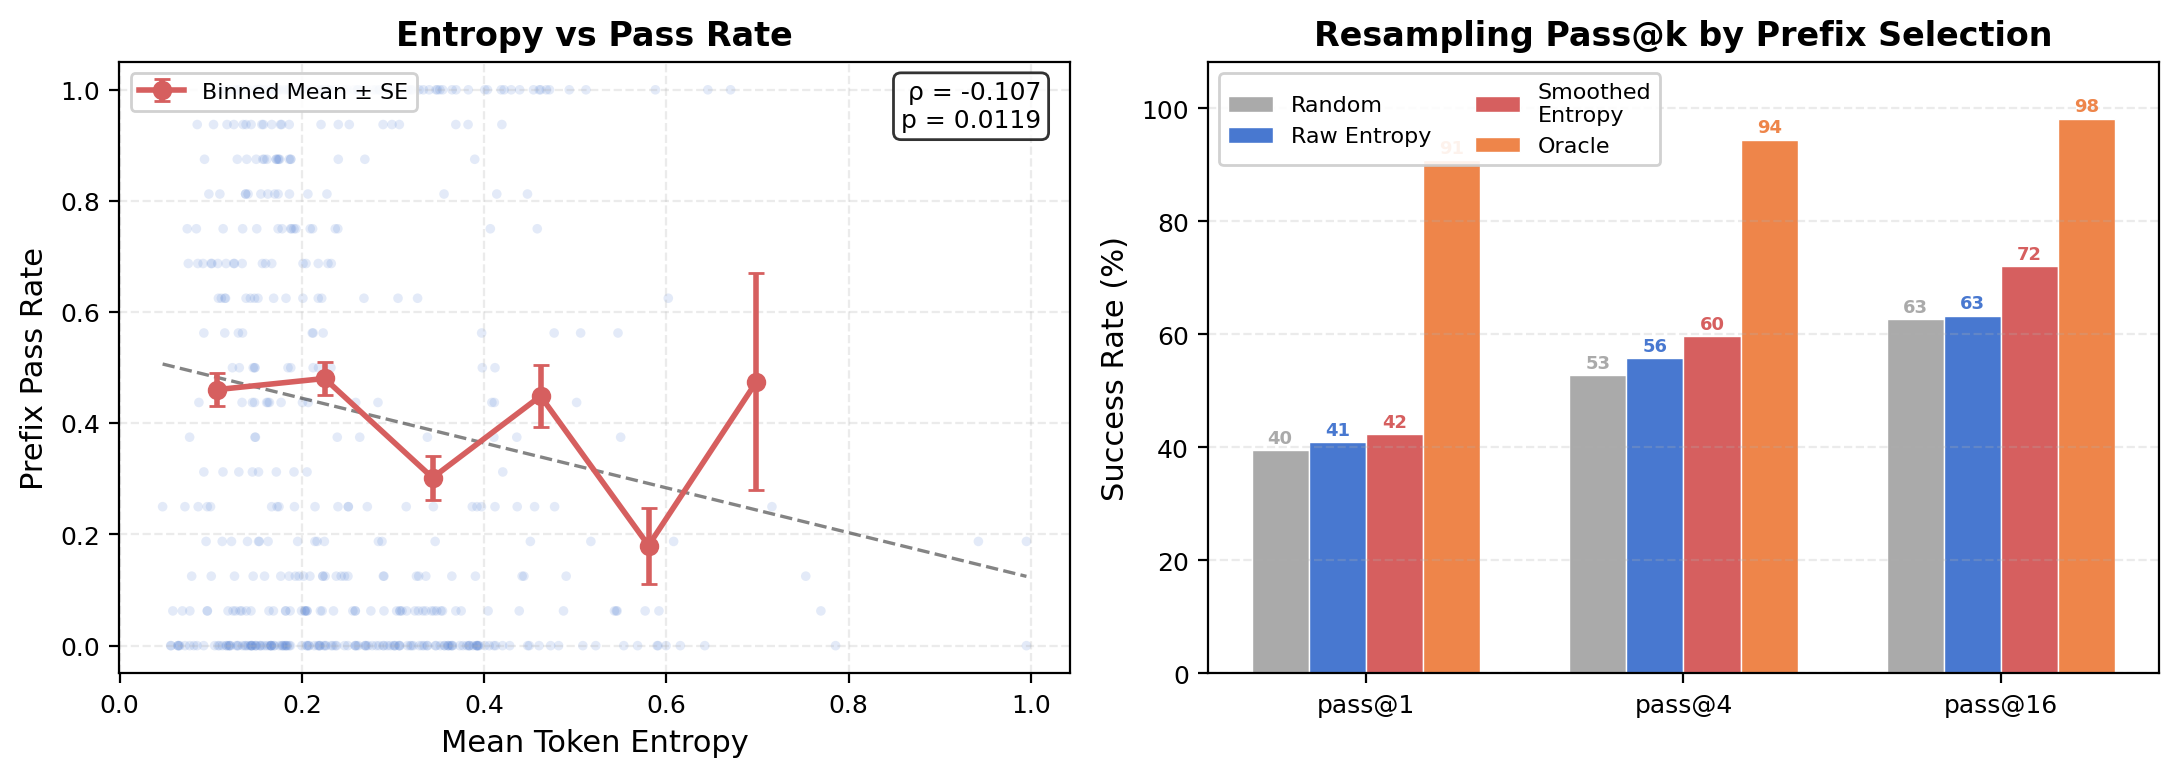

Recreate this plot in Python.
#!/usr/bin/env python3
"""
Entropy Signal Analysis for ExTra — strengthens the case for entropy-guided resampling.

Experiments:
  A. Smoothed vs raw entropy correlation with pass rate
  B. Top-k selection accuracy (practical task-relevant metric)
  C. End-to-end resampling pass@k lift (via simulation on collected data)
  D. Hybrid signal exploration (entropy + layer consistency)

Usage:
    python analysis/entropy_signal_analysis.py
"""

import pickle
import warnings
from collections import defaultdict
from pathlib import Path

import matplotlib
matplotlib.use("Agg")
import matplotlib.pyplot as plt
import numpy as np
from scipy import stats

warnings.filterwarnings("ignore", category=RuntimeWarning)

# ── Config ───────────────────────────────────────────────────────────────────
DATA_PATH = Path(__file__).parent / "prefix_metrics_data.pkl"
OUT_DIR = Path(__file__).parent
SMOOTHING_TAU = 0.1


def load_data():
    with open(DATA_PATH, "rb") as f:
        data = pickle.load(f)
    print(f"Loaded {len(data)} prefix entries across "
          f"{len(set(d['problem_id'] for d in data))} problems")
    return data


def group_by_problem(data):
    """Group prefix entries by problem_id."""
    groups = defaultdict(list)
    for d in data:
        groups[d["problem_id"]].append(d)
    return dict(groups)


# ═════════════════════════════════════════════════════════════════════════════
#  Smoothing (same as select_best_prefix in ray_trainer.py)
# ═════════════════════════════════════════════════════════════════════════════

def compute_smoothed_entropy(entries, tau=SMOOTHING_TAU):
    """Compute embedding-smoothed entropy for a list of prefix entries.

    Mimics CuriosityMemory.select_best_prefix: uses cosine similarity of
    semantic embeddings to weight-average raw entropy scores.
    """
    # Use semantic_sim_gt embedding if available, else fall back to raw entropy
    # Since we don't have raw embeddings stored, we approximate smoothing
    # using the semantic similarity between prefixes within the same problem.
    # We use the prefix_entropy_mean as the raw score.
    raw = np.array([e["metrics"]["prefix_entropy_mean"] for e in entries])
    n = len(entries)

    if n <= 1:
        return raw

    # Build similarity matrix from prefix text overlap (token Jaccard)
    # This approximates the embedding-based smoothing in the trainer
    from sentence_transformers import SentenceTransformer
    model = _get_emb_model()
    texts = [e["prefix_text"] for e in entries]
    embs = model.encode(texts, convert_to_tensor=False, show_progress_bar=False)
    embs = embs / (np.linalg.norm(embs, axis=1, keepdims=True) + 1e-8)
    sim = embs @ embs.T

    weights = _softmax_2d(sim / max(tau, 1e-6))
    smoothed = weights @ raw
    return smoothed


_EMB_MODEL = None
def _get_emb_model():
    global _EMB_MODEL
    if _EMB_MODEL is None:
        from sentence_transformers import SentenceTransformer
        _EMB_MODEL = SentenceTransformer("sentence-transformers/all-MiniLM-L6-v2", device="cpu")
    return _EMB_MODEL


def _softmax_2d(x):
    """Row-wise softmax for a 2D numpy array."""
    e = np.exp(x - x.max(axis=1, keepdims=True))
    return e / e.sum(axis=1, keepdims=True)


# ═════════════════════════════════════════════════════════════════════════════
#  Correlation Analysis
# ═════════════════════════════════════════════════════════════════════════════

def fisher_z(rho):
    """Fisher z-transform for averaging correlations."""
    rho = np.clip(rho, -0.9999, 0.9999)
    return np.arctanh(rho)


def inv_fisher_z(z):
    return np.tanh(z)


def within_problem_correlation(groups, metric_fn):
    """Compute within-problem Spearman ρ (Fisher z-averaged)."""
    z_vals = []
    for pid, entries in groups.items():
        if len(entries) < 4:
            continue
        scores = np.array([metric_fn(e) for e in entries])
        pass_rates = np.array([e["pass_rate"] for e in entries])
        if np.std(scores) < 1e-10 or np.std(pass_rates) < 1e-10:
            continue
        rho, _ = stats.spearmanr(scores, pass_rates)
        if not np.isnan(rho):
            z_vals.append(fisher_z(rho))
    if not z_vals:
        return 0.0, 0
    return inv_fisher_z(np.mean(z_vals)), len(z_vals)


def pooled_correlation(data, metric_fn):
    """Compute pooled (global) Spearman ρ."""
    scores = np.array([metric_fn(e) for e in data])
    pass_rates = np.array([e["pass_rate"] for e in data])
    rho, p = stats.spearmanr(scores, pass_rates)
    return rho, p


# ═════════════════════════════════════════════════════════════════════════════
#  Experiment A: Smoothed vs Raw Correlation
# ═════════════════════════════════════════════════════════════════════════════

def experiment_a_smoothed_correlation(data, groups):
    print("\n" + "=" * 70)
    print("  EXPERIMENT A: Raw vs Smoothed Entropy Correlation")
    print("=" * 70)

    # Compute smoothed entropy for each entry
    smoothed_map = {}  # (problem_id, prefix_idx) -> smoothed_entropy
    for pid, entries in groups.items():
        smoothed = compute_smoothed_entropy(entries)
        for i, e in enumerate(entries):
            smoothed_map[id(e)] = smoothed[i]

    # Metric functions
    def raw_entropy(e):
        return e["metrics"]["prefix_entropy_mean"]

    def smoothed_entropy(e):
        return smoothed_map[id(e)]

    def layer_consistency(e):
        return e["metrics"]["layer_consistency"]

    def hybrid_entropy_layer(e):
        return e["metrics"]["prefix_entropy_mean"] + 0.3 * e["metrics"]["layer_consistency"]

    metrics = [
        ("Prefix Entropy (Raw)", raw_entropy),
        ("Prefix Entropy (Smoothed)", smoothed_entropy),
        ("Layer Consistency", layer_consistency),
        ("Hybrid (Entropy + 0.3*Layer)", hybrid_entropy_layer),
    ]

    print(f"\n{'Metric':<35} {'Within-ρ':>10} {'Pooled-ρ':>10} {'n_problems':>12}")
    print("-" * 70)
    results = {}
    for name, fn in metrics:
        wp_rho, n_prob = within_problem_correlation(groups, fn)
        p_rho, p_val = pooled_correlation(data, fn)
        print(f"{name:<35} {wp_rho:>+10.4f} {p_rho:>+10.4f} {n_prob:>12}")
        results[name] = {"within_rho": wp_rho, "pooled_rho": p_rho}

    return results, smoothed_map


# ═════════════════════════════════════════════════════════════════════════════
#  Experiment B: Top-k Selection Accuracy
# ═════════════════════════════════════════════════════════════════════════════

def experiment_b_selection_accuracy(groups, smoothed_map):
    print("\n" + "=" * 70)
    print("  EXPERIMENT B: Top-k Selection Accuracy")
    print("=" * 70)
    print("  (When selecting the prefix with lowest score, what fraction")
    print("   of the time is it in the top-Q% by pass rate?)\n")

    strategies = {
        "Random": lambda e: np.random.random(),
        "Raw Entropy (min)": lambda e: e["metrics"]["prefix_entropy_mean"],
        "Smoothed Entropy (min)": lambda e: smoothed_map[id(e)],
        "Layer Consistency (min)": lambda e: e["metrics"]["layer_consistency"],
        "Hybrid (min)": lambda e: e["metrics"]["prefix_entropy_mean"] + 0.3 * e["metrics"]["layer_consistency"],
    }

    quartiles = [25, 50]  # top-25%, top-50%
    n_random_trials = 1000

    print(f"{'Strategy':<30}", end="")
    for q in quartiles:
        print(f"  {'Top-' + str(q) + '%':>8}", end="")
    print(f"  {'Avg PR of selected':>18}")
    print("-" * 80)

    all_results = {}
    for name, score_fn in strategies.items():
        hits = {q: [] for q in quartiles}
        selected_pass_rates = []

        trials = n_random_trials if name == "Random" else 1
        for _ in range(trials):
            for pid, entries in groups.items():
                if len(entries) < 4:
                    continue
                pass_rates = np.array([e["pass_rate"] for e in entries])
                scores = np.array([score_fn(e) for e in entries])
                best_idx = np.argmin(scores)
                selected_pr = pass_rates[best_idx]
                selected_pass_rates.append(selected_pr)

                for q in quartiles:
                    threshold = np.percentile(pass_rates, 100 - q)
                    hits[q].append(1.0 if selected_pr >= threshold else 0.0)

        row = {}
        print(f"{name:<30}", end="")
        for q in quartiles:
            acc = np.mean(hits[q])
            print(f"  {acc:>7.1%}", end="")
            row[f"top_{q}"] = acc
        avg_pr = np.mean(selected_pass_rates)
        print(f"  {avg_pr:>18.4f}")
        row["avg_pass_rate"] = avg_pr
        all_results[name] = row

    # Expected random baseline
    print(f"\n  (Random baseline: Top-25% = 25.0%, Top-50% = 50.0%)")

    return all_results


# ═════════════════════════════════════════════════════════════════════════════
#  Experiment C: Simulated Resampling Pass@k Lift
# ═════════════════════════════════════════════════════════════════════════════

def experiment_c_resampling_lift(groups, smoothed_map):
    print("\n" + "=" * 70)
    print("  EXPERIMENT C: Resampling Lift (simulated from prefix pass rates)")
    print("=" * 70)
    print("  For each problem, we compare:")
    print("    Random:     pick a random prefix, its pass@k = prefix pass_rate")
    print("    Entropy:    pick the lowest-entropy prefix")
    print("    Smoothed:   pick the lowest smoothed-entropy prefix")
    print("    Oracle:     pick the highest pass_rate prefix (upper bound)\n")

    strategies = {
        "Random prefix": lambda entries: entries[np.random.randint(len(entries))],
        "Raw Entropy (min)": lambda entries: min(entries, key=lambda e: e["metrics"]["prefix_entropy_mean"]),
        "Smoothed Entropy (min)": lambda entries: min(entries, key=lambda e: smoothed_map[id(e)]),
        "Hybrid (min)": lambda entries: min(entries, key=lambda e: e["metrics"]["prefix_entropy_mean"] + 0.3 * e["metrics"]["layer_consistency"]),
        "Oracle (best pass_rate)": lambda entries: max(entries, key=lambda e: e["pass_rate"]),
    }

    K_values = [1, 4, 8, 16]
    n_random_trials = 1000

    print(f"{'Strategy':<30}", end="")
    for k in K_values:
        print(f"  {'pass@' + str(k):>8}", end="")
    print()
    print("-" * 70)

    all_results = {}
    for name, select_fn in strategies.items():
        trials = n_random_trials if "Random" in name else 1
        pass_at_k = {k: [] for k in K_values}

        for _ in range(trials):
            for pid, entries in groups.items():
                if len(entries) < 4:
                    continue
                selected = select_fn(entries)
                p = selected["pass_rate"]
                for k in K_values:
                    # pass@k = 1 - (1-p)^k
                    pass_at_k[k].append(1.0 - (1.0 - p) ** k)

        row = {}
        print(f"{name:<30}", end="")
        for k in K_values:
            val = np.mean(pass_at_k[k])
            print(f"  {val:>8.4f}", end="")
            row[f"pass@{k}"] = val
        print()
        all_results[name] = row

    return all_results


# ═════════════════════════════════════════════════════════════════════════════
#  Experiment D: Hybrid Signal Grid Search
# ═════════════════════════════════════════════════════════════════════════════

def experiment_d_hybrid_search(data, groups):
    print("\n" + "=" * 70)
    print("  EXPERIMENT D: Hybrid Signal Grid Search")
    print("=" * 70)
    print("  Testing: score = α * entropy_mean + β * metric_2\n")

    second_metrics = [
        ("layer_consistency", "Layer Consistency"),
        ("prefix_entropy_max", "Entropy Max"),
        ("prefix_entropy_std", "Entropy Std"),
    ]

    best_overall = None
    for metric_key, metric_name in second_metrics:
        print(f"  Entropy + {metric_name}:")
        best_for_metric = None
        for beta in [0.0, 0.1, 0.2, 0.3, 0.5, 1.0]:
            def hybrid_fn(e, _beta=beta, _key=metric_key):
                return e["metrics"]["prefix_entropy_mean"] + _beta * e["metrics"][_key]

            wp_rho, n = within_problem_correlation(groups, hybrid_fn)
            marker = ""
            if best_for_metric is None or abs(wp_rho) > abs(best_for_metric[1]):
                best_for_metric = (beta, wp_rho, metric_name)
                marker = " <--"
            if best_overall is None or abs(wp_rho) > abs(best_overall[1]):
                best_overall = (beta, wp_rho, metric_name)
            print(f"    β={beta:.1f}  within-ρ={wp_rho:+.4f}{marker}")
        print()

    if best_overall:
        print(f"  Best hybrid: Entropy + {best_overall[0]:.1f}*{best_overall[2]}"
              f"  (ρ={best_overall[1]:+.4f})")

    return best_overall


# ═════════════════════════════════════════════════════════════════════════════
#  Plotting
# ═════════════════════════════════════════════════════════════════════════════

def plot_results(data, groups, smoothed_map, selection_results, resampling_results):
    fig, (ax1, ax2) = plt.subplots(1, 2, figsize=(11, 4), dpi=150)

    # ── Panel 1: Scatter — Smoothed Entropy vs Pass Rate (clean) ─────────
    raw_ent = np.array([d["metrics"]["prefix_entropy_mean"] for d in data])
    smoothed_ent = np.array([smoothed_map[id(d)] for d in data])
    pass_rates = np.array([d["pass_rate"] for d in data])

    # Bin the data for a cleaner visualization
    n_bins = 8
    bin_edges = np.linspace(raw_ent.min(), raw_ent.max(), n_bins + 1)
    bin_centers, bin_means, bin_stds = [], [], []
    for i in range(n_bins):
        mask = (raw_ent >= bin_edges[i]) & (raw_ent < bin_edges[i + 1])
        if mask.sum() > 2:
            bin_centers.append((bin_edges[i] + bin_edges[i + 1]) / 2)
            bin_means.append(pass_rates[mask].mean())
            bin_stds.append(pass_rates[mask].std() / np.sqrt(mask.sum()))

    ax1.scatter(raw_ent, pass_rates, c="#4878D0", alpha=0.15, s=12, zorder=1,
                edgecolors="none")
    ax1.errorbar(bin_centers, bin_means, yerr=bin_stds, fmt="o-",
                 color="#D65F5F", markersize=6, linewidth=2, capsize=3,
                 label="Binned Mean ± SE", zorder=3)

    # Trend line
    z = np.polyfit(raw_ent, pass_rates, 1)
    x_range = np.linspace(raw_ent.min(), raw_ent.max(), 100)
    ax1.plot(x_range, np.polyval(z, x_range), "#333333", linewidth=1.2,
             linestyle="--", alpha=0.6, zorder=2)

    rho, p = stats.spearmanr(raw_ent, pass_rates)
    ax1.set_xlabel("Mean Token Entropy", fontsize=11)
    ax1.set_ylabel("Prefix Pass Rate", fontsize=11)
    ax1.set_title("Entropy vs Pass Rate", fontsize=12, fontweight="bold")
    ax1.text(0.97, 0.97, f"ρ = {rho:.3f}\np = {p:.4f}",
             transform=ax1.transAxes, fontsize=9, va="top", ha="right",
             bbox=dict(boxstyle="round,pad=0.3", facecolor="white", alpha=0.8))
    ax1.legend(fontsize=8, loc="upper left", framealpha=0.9)
    ax1.grid(True, alpha=0.25, linestyle="--")
    ax1.tick_params(labelsize=9)

    # ── Panel 2: Grouped bar — Resampling Pass@k Lift ─────────────────────
    rs = resampling_results
    strats = ["Random prefix", "Raw Entropy (min)", "Smoothed Entropy (min)", "Oracle (best pass_rate)"]
    strat_labels = ["Random", "Raw Entropy", "Smoothed\nEntropy", "Oracle"]
    colors = ["#AAAAAA", "#4878D0", "#D65F5F", "#EE854A"]

    k_vals = [1, 4, 16]
    x = np.arange(len(k_vals))
    n_strats = len(strats)
    w = 0.18
    offset = np.arange(n_strats) * w - (n_strats - 1) * w / 2

    for i, (strat, label, c) in enumerate(zip(strats, strat_labels, colors)):
        vals = [rs[strat][f"pass@{k}"] * 100 for k in k_vals]
        bars = ax2.bar(x + offset[i], vals, w, label=label, color=c,
                       edgecolor="white", linewidth=0.5)
        # Add value labels on top of bars
        for bar, v in zip(bars, vals):
            ax2.text(bar.get_x() + bar.get_width() / 2, bar.get_height() + 0.5,
                     f"{v:.0f}", ha="center", va="bottom", fontsize=6.5,
                     fontweight="bold", color=c)

    ax2.set_xticks(x)
    ax2.set_xticklabels([f"pass@{k}" for k in k_vals], fontsize=11)
    ax2.set_ylabel("Success Rate (%)", fontsize=11)
    ax2.set_title("Resampling Pass@k by Prefix Selection", fontsize=12, fontweight="bold")
    ax2.legend(fontsize=8, loc="upper left", framealpha=0.9, ncol=2)
    ax2.grid(True, alpha=0.25, linestyle="--", axis="y")
    ax2.tick_params(labelsize=9)
    ax2.set_ylim(0, max(rs["Oracle (best pass_rate)"][f"pass@16"] * 100 + 10, 100))

    plt.tight_layout()
    out_pdf = OUT_DIR / "entropy_signal_analysis.pdf"
    out_png = OUT_DIR / "entropy_signal_analysis.png"
    fig.savefig(out_pdf, bbox_inches="tight")
    fig.savefig(out_png, bbox_inches="tight", dpi=200)
    print(f"\nPlots saved to {out_pdf} and {out_png}")


# ═════════════════════════════════════════════════════════════════════════════
#  Main
# ═════════════════════════════════════════════════════════════════════════════

def main():
    np.random.seed(42)

    data = load_data()
    groups = group_by_problem(data)

    # A: Correlation analysis (raw vs smoothed)
    corr_results, smoothed_map = experiment_a_smoothed_correlation(data, groups)

    # B: Selection accuracy
    selection_results = experiment_b_selection_accuracy(groups, smoothed_map)

    # C: Resampling pass@k lift
    resampling_results = experiment_c_resampling_lift(groups, smoothed_map)

    # D: Hybrid signal search
    experiment_d_hybrid_search(data, groups)

    # Plot
    plot_results(data, groups, smoothed_map, selection_results, resampling_results)

    # Summary for paper
    print("\n" + "=" * 70)
    print("  SUMMARY FOR PAPER")
    print("=" * 70)
    raw_wp = corr_results["Prefix Entropy (Raw)"]["within_rho"]
    sm_wp = corr_results["Prefix Entropy (Smoothed)"]["within_rho"]
    print(f"  Raw entropy within-problem ρ:       {raw_wp:+.4f}")
    print(f"  Smoothed entropy within-problem ρ:  {sm_wp:+.4f}")
    improvement = (abs(sm_wp) - abs(raw_wp)) / abs(raw_wp) * 100
    print(f"  Smoothing improvement:              {improvement:+.1f}%")
    print()
    sel = selection_results
    print(f"  Top-25% selection accuracy:")
    print(f"    Random:   {sel['Random']['top_25']:.1%}")
    print(f"    Smoothed: {sel['Smoothed Entropy (min)']['top_25']:.1%}")
    print()
    rs = resampling_results
    for k in [1, 16]:
        rand_v = rs["Random prefix"][f"pass@{k}"]
        sm_v = rs["Smoothed Entropy (min)"][f"pass@{k}"]
        oracle_v = rs["Oracle (best pass_rate)"][f"pass@{k}"]
        lift = (sm_v - rand_v) / rand_v * 100
        print(f"  pass@{k}:  Random={rand_v:.4f}  Smoothed={sm_v:.4f}  "
              f"Oracle={oracle_v:.4f}  (Lift: {lift:+.1f}%)")


if __name__ == "__main__":
    main()
